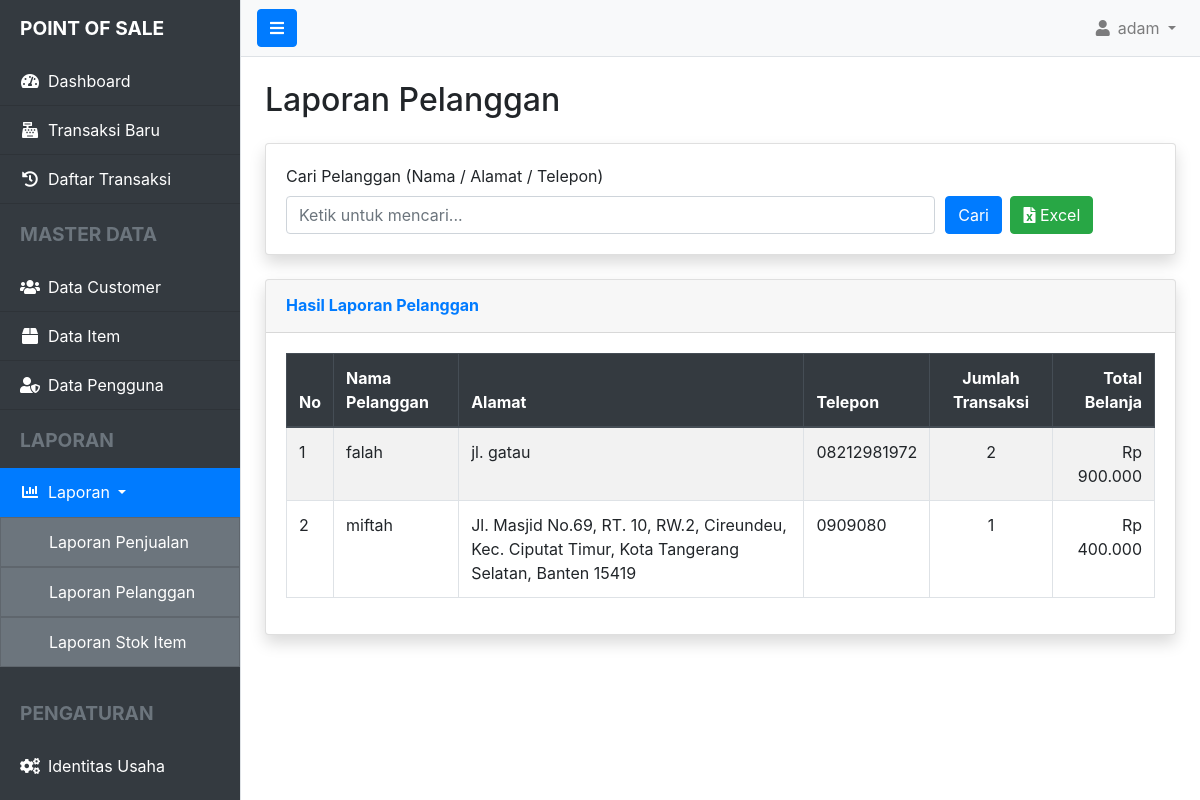
/index.php?controller=report&action=customers (signed in), run on the app's committed database.
### tables this page shows
CREATE TABLE `customers` (
  `id_customer` bigint UNSIGNED NOT NULL,
  `nama_customer` varchar(255) NOT NULL,
  `alamat` text,
  `telp` varchar(20) DEFAULT NULL,
  `email` varchar(255) DEFAULT NULL
);

### app/controllers/ReportController.php (called while the page is built, shortened)
<?php
require_once __DIR__ . '../../models/CustomerModel.php';
class ReportController {
    public function customers() {
        $keyword = $_GET['search'] ?? '';
        $customers = CustomerModel::searchWithSummary($keyword);
        require __DIR__ . '/../views/layout/header.php';
        require __DIR__ . '/../views/layout/sidebar.php';
        require __DIR__ . '/../views/report/customers.php';
        require __DIR__ . '/../views/layout/footer.php';
    }
}

### index.php (called while the page is built, shortened)
<?php
require_once __DIR__ . '/routes.php';

### app/models/CustomerModel.php (called while the page is built, shortened)
<?php
class CustomerModel {
    public static function searchWithSummary($keyword) {
        $db = Database::getInstance();
        $sqlKeyword = '%' . $keyword . '%';
        $query = "
            SELECT
                c.id_customer, c.nama_customer, c.alamat, c.telp,
                COUNT(s.id_sales) as jumlah_transaksi,
                SUM(t.amount) as total_belanja
            FROM customers c
            LEFT JOIN sales s ON c.id_customer = s.id_customer
            LEFT JOIN transactions t ON s.id_sales = t.id_sales
            WHERE c.nama_customer LIKE ? OR c.alamat LIKE ? OR c.telp LIKE ?
            GROUP BY c.id_customer, c.nama_customer, c.alamat, c.telp
            ORDER BY total_belanja DESC
        ";
        $stmt = $db->prepare($query);
        $stmt->execute([$sqlKeyword, $sqlKeyword, $sqlKeyword]);
        return $stmt->fetchAll();
    }
}

### app/views/report/customers.php (the view, shortened to what this page needs)
<h2 class="mb-4">Laporan Pelanggan</h2>
<div class="card shadow mb-4">
    <div class="card-body">
        <form method="GET">
            <div class="form-row align-items-end">
                <div class="col-md-9">
                    <label for="search">Cari Pelanggan (Nama / Alamat / Telepon)</label>
                    <input type="text" name="search" class="form-control" value="<?= htmlspecialchars($keyword ?? ''); ?>" placeholder="Ketik untuk mencari...">
                </div>
                <div class="col-md-3">
                    <button type="submit" class="btn btn-primary mr-1">Cari</button>
                    <a href="index.php?controller=report&action=exportCustomers&search=<?= htmlspecialchars($keyword) ?>" class="btn btn-success">
                        <i class="fas fa-file-excel"></i> Excel
                    </a>
                </div>
            </div>
        </form>
    </div>
</div>
<div class="card shadow">
    <div class="card-header py-3">
        <h6 class="m-0 font-weight-bold text-primary">Hasil Laporan Pelanggan</h6>
    </div>
    <div class="card-body">
        <div class="table-responsive">
            <table class="table table-bordered table-striped">
                <thead class="thead-dark">
                    <tr>
                        <th>No</th>
                        <th>Nama Pelanggan</th>
                        <th>Alamat</th>
                        <th>Telepon</th>
                        <th class="text-center">Jumlah Transaksi</th>
                        <th class="text-right">Total Belanja</th>
                    </tr>
                </thead>
                <tbody>
                    <?php if (!empty($customers)): ?>
                        <?php $no = 1; ?>
                        <?php foreach ($customers as $customer): ?>
                            <tr>
                                <td><?= $no++; ?></td>
                                <td><?= htmlspecialchars($customer['nama_customer']); ?></td>
                                <td><?= htmlspecialchars($customer['alamat']); ?></td>
                                <td><?= htmlspecialchars($customer['telp']); ?></td>
                                <td class="text-center"><?= $customer['jumlah_transaksi']; ?></td>
                                <td class="text-right">Rp <?= number_format($customer['total_belanja'] ?? 0, 0, ',', '.'); ?></td>
                            </tr>
                        <?php endforeach; ?>
                    <?php else: ?>
                        <tr>
                            <td colspan="6" class="text-center">Data tidak ditemukan.</td>
                        </tr>
                    <?php endif; ?>
                </tbody>
            </table>
        </div>
    </div>
</div>

### app/views/layout/header.php (style rules this page uses)
body { overflow-x: hidden; }

### data on the page
customers: nama_customer "falah", alamat "jl. gatau", telp "08212981972", jumlah_transaksi "2", total_belanja "900.000"
customers: nama_customer "miftah", alamat "Jl. Masjid No.69, RT. 10, RW.2, Cireundeu, Kec. Ciputat Timur, Kota Tangerang Selatan, Banten 15419", telp "0909080", jumlah_transaksi "1", total_belanja "400.000"

### other printed values
$_SESSION['username'] "adam"
